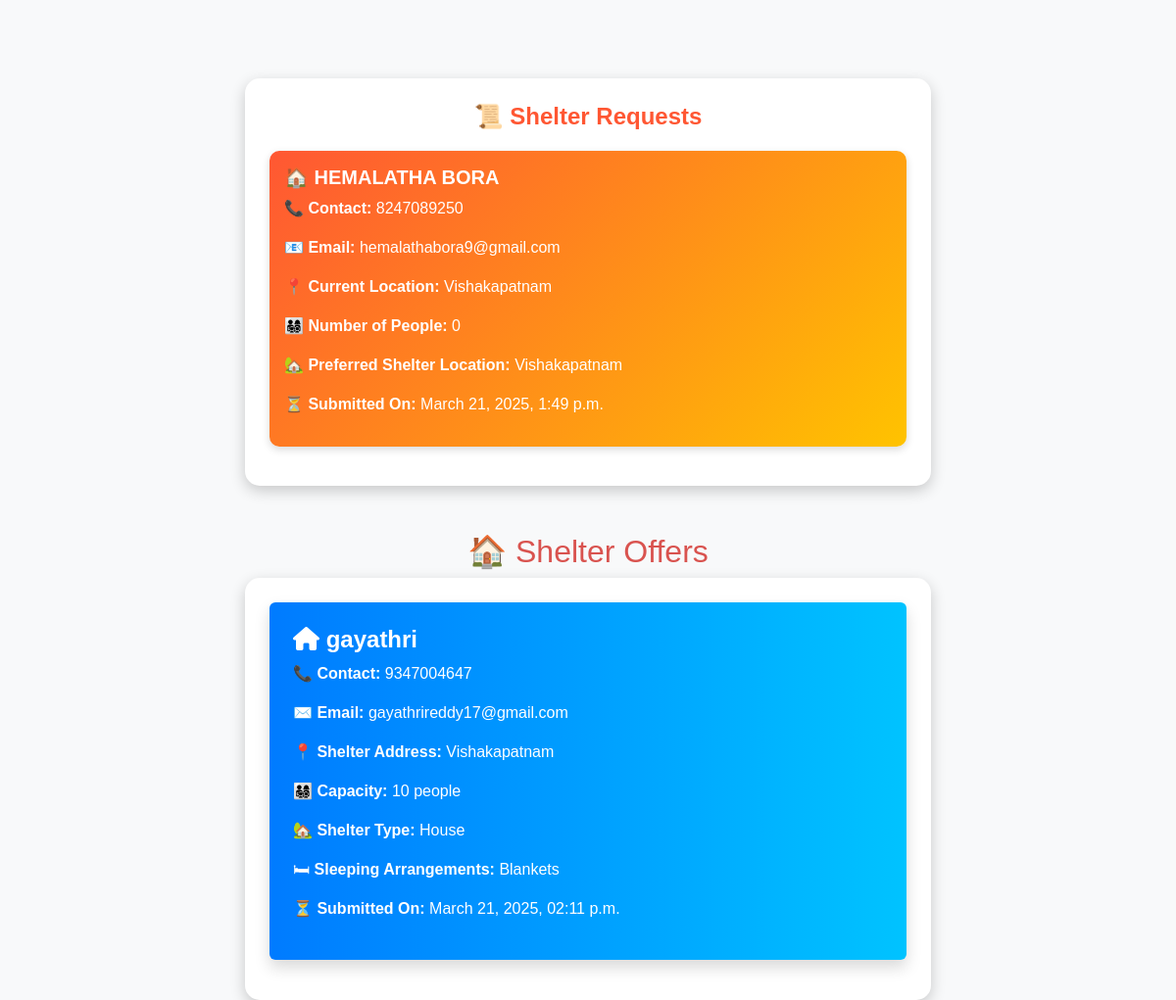
Page /view_requests/ (signed in) on the committed database.
### disaster_app/models.py (models this page shows, shortened)
class ShelterRequest(models.Model):
    full_name = models.CharField(max_length=100)
    contact = models.CharField(max_length=15)
    email = models.EmailField()
    num_people = models.IntegerField()
    current_location = models.CharField(max_length=255)
    shelter_location = models.CharField(max_length=255)
    additional_info = models.TextField(blank=True, null=True)
    created_at = models.DateTimeField(auto_now_add=True)

class ShelterOffer(models.Model):
    full_name = models.CharField(max_length=100)
    contact = models.CharField(max_length=15)
    email = models.EmailField()
    shelter_address = models.CharField(max_length=255)
    capacity = models.IntegerField()
    shelter_type = models.CharField(max_length=100)
    sleeping_arrangements = models.CharField(max_length=100)
    created_at = models.DateTimeField(auto_now_add=True)

### disaster_app/views.py (the view)
# urls.py: path('view_requests/', views.view_requests, name='view_requests'),
@login_required
def view_requests(request):
    shelter_requests = ShelterRequest.objects.all().order_by("-created_at")  # Show latest requests first
    shelter_offers = ShelterOffer.objects.all ().order_by ("-created_at")  # Latest first
    return render(request, "view_requests.html", {"shelter_requests": shelter_requests,"shelter_offers": shelter_offers })

### disaster_app/templates/view_requests.html (shortened to what this page needs)
{% load static %}
<!DOCTYPE html>
<html lang="en">
<head>
    <link rel="stylesheet" href="https://cdn.jsdelivr.net/npm/bootstrap@5.3.0/dist/css/bootstrap.min.css">
</head>
<body>
<div class="container">
    <h2 class="header-text">📜 Shelter Requests</h2>
    {% for request in shelter_requests %}
        <div class="request-card">
            <h5>🏠 {{ request.full_name }}</h5>
            <p><strong>📞 Contact:</strong> {{ request.contact }}</p>
            <p><strong>📧 Email:</strong> {{ request.email }}</p>
            <p><strong>📍 Current Location:</strong> {{ request.current_location }}</p>
            <p><strong>👨‍👩‍👧‍👦 Number of People:</strong> {{ request.num_people }}</p>
            <p><strong>🏡 Preferred Shelter Location:</strong> {{ request.shelter_location }}</p>
            <p><strong>⏳ Submitted On:</strong> {{ request.created_at }}</p>
        </div>
    {% empty %}
        <p class="no-requests"><i class="fas fa-info-circle"></i> No shelter requests yet.</p>
    {% endfor %}
</div>
<h2 class="text-center mt-5" style="color: #d9534f;">🏠 Shelter Offers</h2>
{% if shelter_offers %}
    <div class="container">
        {% for offer in shelter_offers %}
            <div class="p-4 mb-3 rounded shadow"
                style="background: linear-gradient(to right, #007bff, #00c3ff); color: white; border-radius: 12px;">
                <h4 class="fw-bold"><i class="fas fa-home"></i> {{ offer.full_name }}</h4>
                <p>📞 <strong>Contact:</strong> {{ offer.contact }}</p>
                <p>✉️ <strong>Email:</strong> {{ offer.email }}</p>
                <p>📍 <strong>Shelter Address:</strong> {{ offer.shelter_address }}</p>
                <p>👨‍👩‍👧‍👦 <strong>Capacity:</strong> {{ offer.capacity }} people</p>
                <p>🏡 <strong>Shelter Type:</strong> {{ offer.shelter_type }}</p>
                <p>🛏 <strong>Sleeping Arrangements:</strong> {{ offer.sleeping_arrangements }}</p>
                <p>⏳ <strong>Submitted On:</strong> {{ offer.created_at|date:"F d, Y, h:i a" }}</p>
            </div>
        {% endfor %}
    </div>
{% else %}
    <p class="text-center fw-bold text-muted">🚫 No shelter offers available at the moment.</p>
{% endif %}
</body>
</html>

### disaster_app/templates/view_requests.html (style rules this page uses)
body { font-family: 'Poppins', sans-serif; color: white; padding-top: 80px; background: #f8f9fa; }
.container { max-width: 700px; background: white; padding: 25px; border-radius: 15px; box-shadow: 0px 5px 15px rgba(0, 0, 0, 0.2); margin: auto; animation: fadeIn 0.8s ease-in-out; }
.header-text { font-size: 1.5rem; font-weight: bold; color: #FF5733; text-align: center; margin-bottom: 20px; }
.request-card { background: linear-gradient(135deg, #FF5733, #FFC300); color: white; padding: 15px; border-radius: 10px; margin-bottom: 15px; box-shadow: 0px 3px 8px rgba(0, 0, 0, 0.15); transition: transform 0.3s ease-in-out; }
.request-card h5 { font-weight: bold; }

### rows in the picture
ShelterRequest: full_name "HEMALATHA BORA", contact "8247089250", email "hemalathabora9@gmail.com", current_location "Vishakapatnam", num_people "0", shelter_location "Vishakapatnam", created_at "March 21, 2025, 1:49 p.m."
ShelterOffer: full_name "gayathri", contact "9347004647", email "gayathrireddy17@gmail.com", shelter_address "Vishakapatnam", capacity "10", shelter_type "House", sleeping_arrangements "Blankets", created_at "March 21, 2025, 02:11 p.m."
